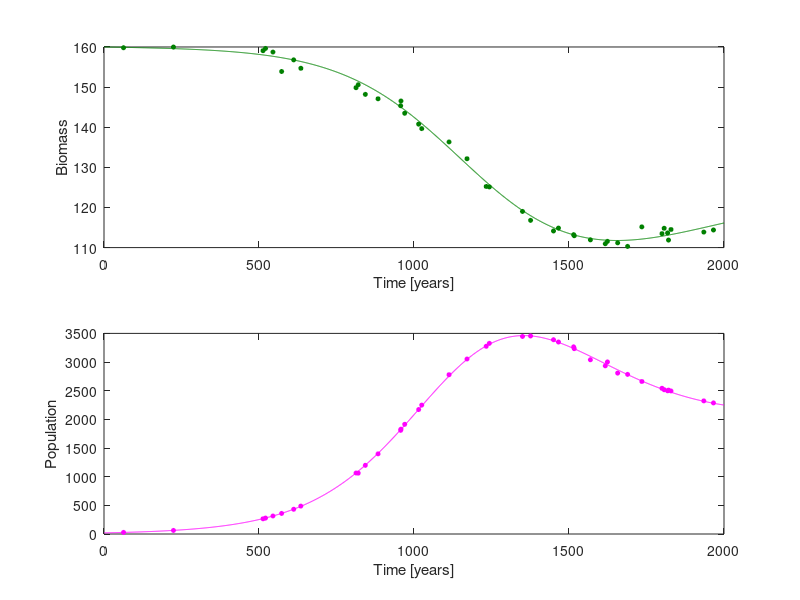

MATLAB code to generate this figure:
clear 
close all
clc


for flag = 1:5

    switch flag
        case 1
            noiseFactor = 0.01;
            matFileName = 'pop-res-data-ref.mat';
            t700change = false;
            highDeathRate = false;
        case 2
            noiseFactor = 0.20;
            matFileName = 'pop-res-data-ref-noise.mat';
            t700change = false;
            highDeathRate = false;
        case 3
            noiseFactor = 0.01;
            matFileName = 'pop-res-data-variable-deathrate.mat';
            t700change = true;
            highDeathRate = false;
        case 4
            noiseFactor = 0.20;
            matFileName = 'pop-res-data-variable-deathrate-noise.mat';
            t700change = true;
            highDeathRate = false;            
        case 5
            noiseFactor = 0.01;
            matFileName = 'pop-res-data-high-deathrate.mat';
            t700change = false;
            highDeathRate = true;            
    end

    % easter island 
    % resources and population model in closed system


    parPopGrowth = 0.02;        % population growth rate = birth rate
    if highDeathRate
        parDeathRate = 0.035;   % population death rate
    else
        parDeathRate = 0.03;    % population death rate        
    end
    parCarCap = 160;            % carrying capacity
    parConsResponse = 150;      % consumption response
    parRelResGrowth = 0.004;    % relative resource growth
    parFit = 4.2e-7;            % fitting parameter



    t = 0;
    tStart = 0;
    tEnd = 2000;
    dt = 1.0;

    Pop = 20;
    Resource = 160;

    S = repmat(NaN,[numel(tStart:dt:tEnd)-1,3]);
    k = 0;

    while t<tEnd
        
        
        if t700change && t>700
            parDeathRate = 0.035;
        end


        consRate = parFit*Pop*Resource;
        consRatePerCapita = consRate/Pop;
        consProfit = consRatePerCapita*parConsResponse;
        resourceChangeRate = parRelResGrowth*Resource*(1 - Resource/parCarCap);
        Resource = Resource + resourceChangeRate*dt - consRate*dt;

        popGrowth = (parPopGrowth + consProfit)*Pop;
        popDeaths = (parDeathRate - consProfit)*Pop;
        Pop = Pop + popGrowth*dt - popDeaths*dt;

        t = t + dt; 
        k = k + 1;
        S(k,1:3) = [t,Pop,Resource];
        if isnan(Pop)
            break
        end
    end

    if isnan(S(end,2))
        clear S
        S(:,1) = tMeas;
        S(:,2:3) = -999;
    end

    tSim = S(:,1);
    PopSim = S(:,2);
    ResourceSim = S(:,3);


    randn('state',0)
    PopMeasNoisy = PopSim.*(1+noiseFactor*randn(size(PopSim)));
    ResMeasNoisy = ResourceSim.*(1+noiseFactor*randn(size(ResourceSim)));

    
    rand('twister',0)
    tmp = randperm(2000);
    sel = sort(tmp(1:40));

    
    tMeas = S(sel,1);
    PopMeas = PopMeasNoisy(sel,1);
    ResourceMeas = ResMeasNoisy(sel,1);


    measStyle = {'marker','o','markersize',3,'linestyle','none'};
    figure(123)
    clf
    subplot(2,1,1)
    hResSim = plot(tSim,ResourceSim,'color',[0,0.5,0],...
        'linestyle','-');
    hold on
    hResMeas = plot(tMeas,ResourceMeas,'markeredgecolor',[0,0.5,0],...
        'markerfacecolor',[0,0.5,0],measStyle{:},'linestyle','none');

    xlabel('Time [years]')
    ylabel('Biomass')

    subplot(2,1,2)
    hPopSim = plot(tSim,PopSim,'color',[1,0,1],...
        'linestyle','-');
    hold on
    hPopMeas = plot(tMeas,PopMeas,'markeredgecolor',[1,0,1],...
        'markerfacecolor',[1,0,1],measStyle{:},'linestyle','none');
    xlabel('Time [years]')
    ylabel('Population')
    drawnow


    save(matFileName,'tMeas','PopMeas','ResourceMeas')

end



